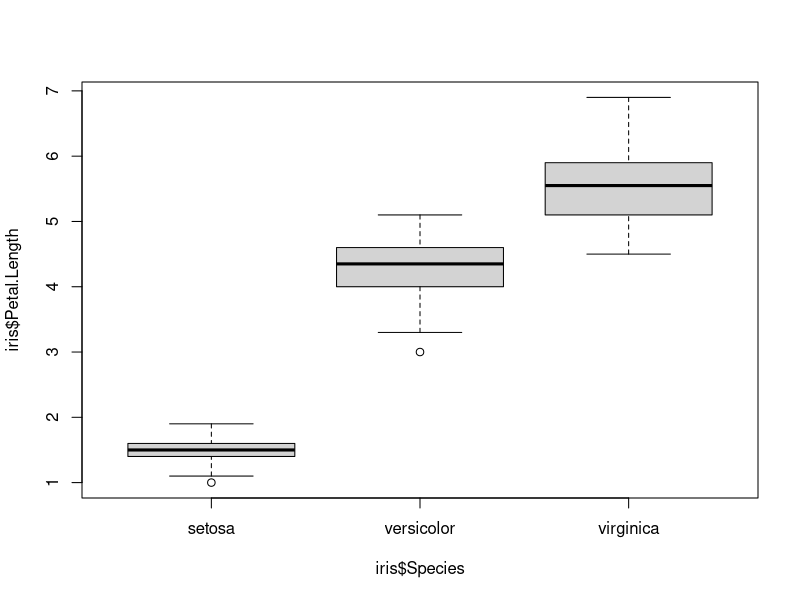
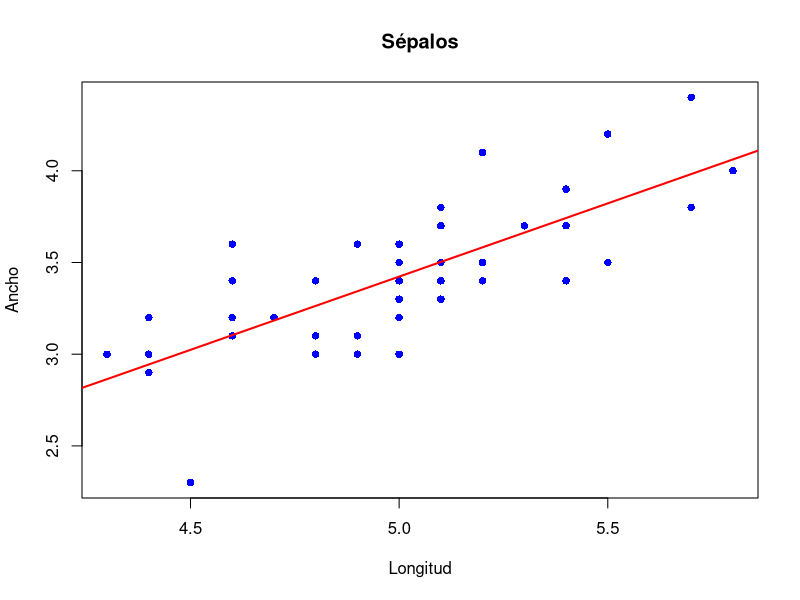

Recreate these plots in R, in order.
## ---- chunk 1
#| echo: true
#| eval: true
#| warning: false
#| message: false

summary(iris) #estadísticas básicas
## ---- chunk 2
#| echo: true
#| eval: true
#| warning: false
#| message: false

#un boxplot
boxplot(formula=iris$Petal.Length~iris$Species)
## ---- chunk 3
#| echo: true
#| eval: true
#| warning: false
#| message: false


#Extraer solo información de una especie
setosa<-iris[which(iris$Species=="setosa"),]
#Correlación entre 'length' y 'width'
cor.test(x=setosa$Sepal.Length, y=setosa$Sepal.Width)
## ---- chunk 4
#| echo: true
#| eval: true
#| warning: false
#| message: false

#Plot correlación entre 'length' y 'width'
plot(x=setosa$Sepal.Length, y=setosa$Sepal.Width, main="Sépalos",  
     xlab="Longitud", ylab="Ancho", pch=16, cex=1, col="blue")
abline(reg=lm(setosa$Sepal.Width~setosa$Sepal.Length), col="red", lwd=2)

## ---- chunk 5
#| echo: true
#| eval: true
#| warning: false
#| message: false

aov(formula=iris[["Sepal.Length"]]~iris[["Species"]])
